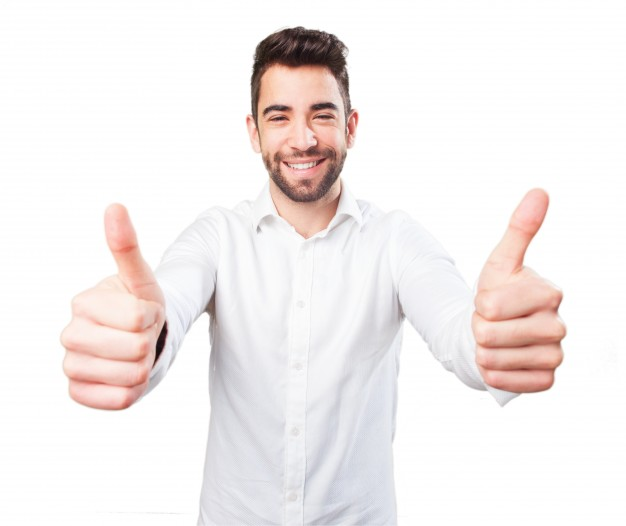
#> input picture person7.jpg, 626 x 526 px
$ python cvproject.py   (Python 2 division)
#> lines starting #> are read from the running program, lines starting #| are printed output that depends on the picture; after the words box and inside, x2 and y2 are one past the last pixel; in counts of white or black regions, pixels touching at a corner belong together
import numpy as np
import pprint
import cv2


#create the haar cascade
face_cascade = cv2.CascadeClassifier("haarcascade_frontalface_default.xml")
#eye_cascade = cv2.CascadeClassifier("haarcascade_eye.xml")
smile_cascade = cv2.CascadeClassifier("haarcascade_smile.xml")
mouth_cascade = cv2.CascadeClassifier("haarcascade_mouth.xml")
righteye_cascade = cv2.CascadeClassifier("haarcascade_righteye.xml")
lefteye_cascade = cv2.CascadeClassifier("haarcascade_lefteye.xml")
nose_cascade = cv2.CascadeClassifier("haarcascade_nose.xml")


# [56 lines left out: function faceDetection, not called in this run]
        # return "done"


#read the image
# img = cv2.imread("person7.jpg")
img = cv2.imread("person7.jpg")
#> img is the input picture: shape (526, 626, 3); mean B, G, R 237.7, 238.4, 243.8
# gray = cv2.cvtColor(img,cv2.COLOR_GRAY2RGB)
gray = cv2.cvtColor(img, cv2.COLOR_BGR2GRAY)
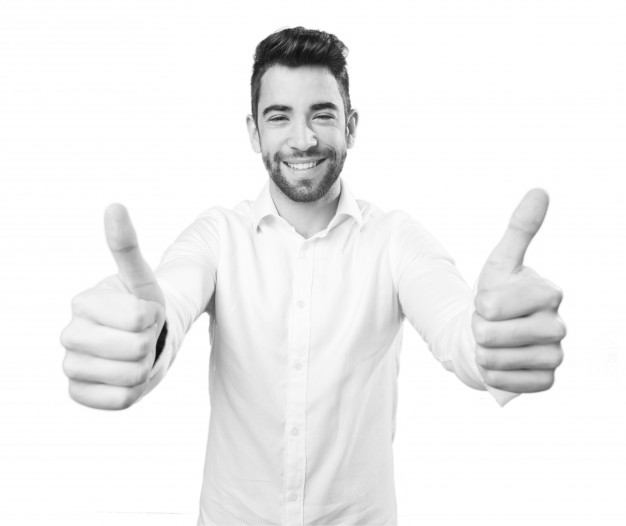
#> gray: shape (526, 626); min 14, max 255, mean 239.9
# newgray = cv2.equalizeHist(gray)

# print newgray

#detect faces in the image
faces = face_cascade.detectMultiScale(img, 1.1, 3)
#> faces = [[238, 66, 129, 129]]


# pprint.pprint(faces)

#draw rectangles around the faces
for (counter,(x,y,w,h)) in enumerate(faces):
    cv2.rectangle(img, (x, y), (x+w, y+h), (255, 0, 0), 2)

    cv2.putText(img, "Person #{}".format(counter+1), (x, y-10),
        cv2.FONT_HERSHEY_SIMPLEX,
        0.6, (0,0, 255), 2)

    roi_gray = gray[y:y+h, x:x+w]
    roi_color = img[y:y+h, x:x+w]
#> this loop made 1 pass
#> (counter, x, y, w, h) on pass 1: (0, 238, 66, 129, 129)
#> pass 1, `roi_gray = gray[y:y+h, x:x+w]`:
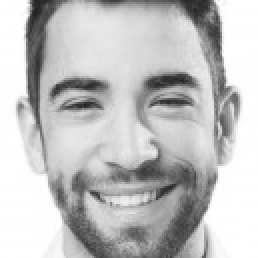
#> roi_gray: shape (129, 129) (shown 2 times larger); min 33, max 255, mean 193.2
#> pass 1, `roi_color = img[y:y+h, x:x+w]`:
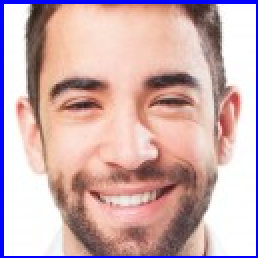
#> roi_color: shape (129, 129, 3) (shown 2 times larger); mean B, G, R 177.7, 175.6, 206.5
#> after the loop:
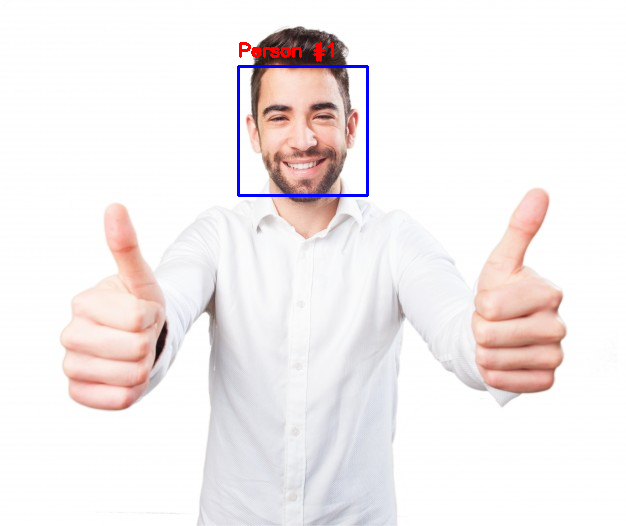
#> img: shape (526, 626, 3); 0.67% of pixels changed, all inside (x1, y1, x2, y2) = (237, 42, 369, 197)

#detect eyes in the image

#eyes = eye_cascade.detectMultiScale(roi_gray)

#left eye in side face

lefteye = lefteye_cascade.detectMultiScale(roi_gray, 1.1, 3)
#> lefteye = [[28, 36, 26, 26], [76, 36, 24, 24]]

for(ex, ey, ew, eh) in lefteye:
    cv2.rectangle(roi_color,(ex,ey), (ex+ew, ey+eh), (0,255,0),2)

    roi_gray = gray[ey:ey+eh, ex:ex+ew]
    roi_color = img[ey:ey+eh, ex:ex+ew]
#> this loop made 2 passes


#right eye in side face

righteye = righteye_cascade.detectMultiScale(roi_gray, 1.1, 3)
#> righteye = ()

for(ex, ey, ew, eh) in righteye:
    cv2.rectangle(roi_color,(ex,ey), (ex+ew, ey+eh), (0,255,0),2)

    roi_gray = gray[ey:ey+eh, ex:ex+ew]
    roi_color = img[ey:ey+eh, ex:ex+ew]
#> this loop made 0 passes


#pprint.pprint(eyes)

#for(ex, ey, ew, eh) in eyes:
#cv2.rectangle(roi_color,(ex,ey), (ex+ew, ey+eh), (0,255,0),2)

#detecting nose in side the face

nose = nose_cascade.detectMultiScale(roi_gray, 1.1)
#> nose = ()

for(ex, ey, ew, eh) in nose:
    cv2.rectangle(roi_color,(ex,ey), (ex+ew, ey+eh), (0,0,0),2)

#detecting mouth in side face

mouth = mouth_cascade.detectMultiScale(roi_gray, 1.1, 3)
#> mouth = ()

for(ex, ey, ew, eh) in mouth:
    cv2.rectangle(roi_color,(ex,ey), (ex+ew, ey+eh), (255,229,0),2)

# Set region of interest for mouth

for (x, y, w, h) in mouth:
    cv2.rectangle(roi_color, (ex, ey), (ex+ew, ey+eh), (255, 158, 0), 1)
    cv2.rectangle(roi_color, (x, y), (x+w, y+h), (255, 158, 0), 1)
    break

#pprint.pprint(mouth)

#detecting smile in side mouth
smile = smile_cascade.detectMultiScale(roi_gray, 1.3, 5)
#> smile = ()

for(ex, ey, ew, eh) in mouth:
    cv2.rectangle(roi_color,(ex,ey), (ex+ew, ey+eh), (255, 40, 89),2)


# Set region of interest for smiles
    for (x, y, w, h) in smile:
        print "Found", len(smile), "smiles!"
        cv2.rectangle(roi_color, (ex, ey), (ex+ew, ey+eh), (255, 40, 89), 2)
        cv2.rectangle(roi_color, (x, y), (x+w, y+h), (255, 40, 89), 2)
        break


#print "!!"


cv2.imwrite('imagenew.jpg', img)
cv2.waitKey()

$ run again, with person6.jpg copied over person7.jpg
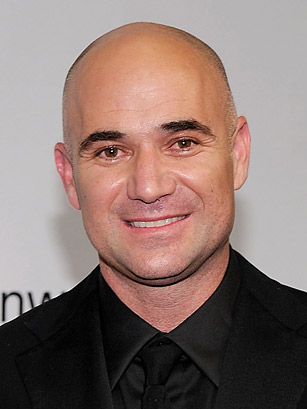
#> input picture person6.jpg, 307 x 409 px
#> img is the input picture: shape (409, 307, 3); mean B, G, R 112.1, 118, 138.8
#> faces = [[41, 63, 212, 212]]
#> the loop `for (counter,(x,y,w,h)) in enumerate(faces):` made 1 pass
#> (counter, x, y, w, h) on pass 1: (0, 41, 63, 212, 212)
#> after the loop `for (counter,(x,y,w,h)) in enumerate(faces):`:
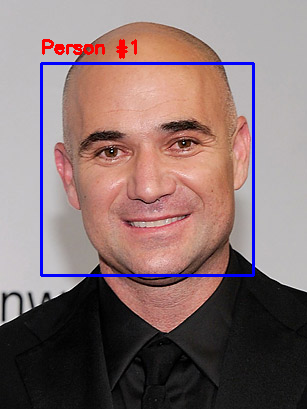
#> img: shape (409, 307, 3); 2.55% of pixels changed, all inside (x1, y1, x2, y2) = (40, 39, 255, 277)
#> lefteye = [[122, 52, 44, 44], [47, 61, 44, 44]]
#> the loop `for(ex, ey, ew, eh) in lefteye:` made 2 passes
#> righteye = ()
#> `cv2.imwrite('imagenew.jpg', img)`:
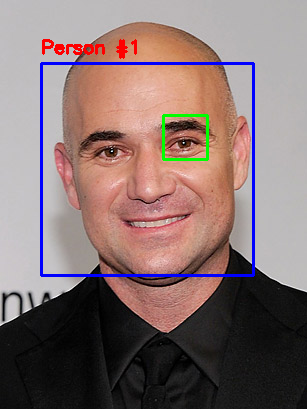
#> saved as imagenew.jpg: shape (409, 307, 3); mean B, G, R 113.1, 114.6, 134.9
